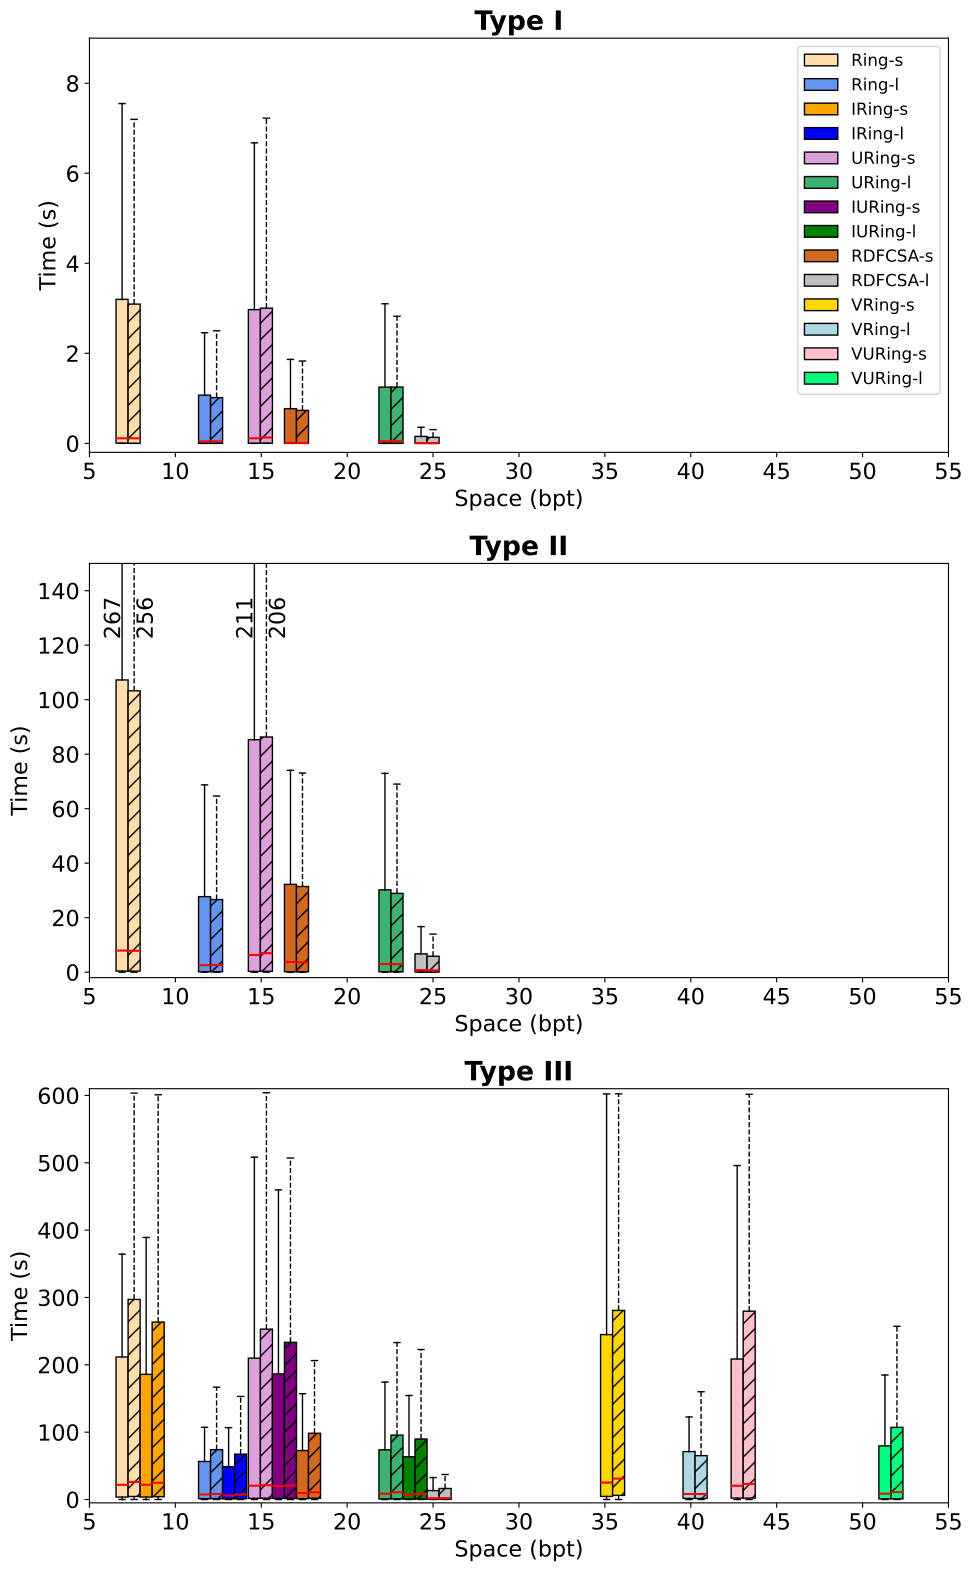

This chart was generated by the following Python code:
import pandas as pd
import numpy as np
import matplotlib.pyplot as plt
import sys



plt.rcParams.update({'font.size': 16})

limit = 600

def to_seconds(value):
	return value / 1000000000.0

def swap(handles, labels, i, j):
	temp = handles[i]
	handles[i] = handles[j]
	handles[j] = temp
	temp_l = labels[i]
	labels[i] = labels[j]
	labels[j] = temp_l

b = ""
l = ""
if len(sys.argv) > 1:
	l = sys.argv[1]
	b = ".1000"

#xaxis = float(sys.argv[3])
df_ring = pd.read_csv("adaptive/" + l + "type1.ring"+b+".time.csv" ,
					  header=None, delimiter=';', names=['id', 'res', 'time', 'utime'])
df_cring = pd.read_csv("adaptive/" + l + "type1.c-ring"+b+".time.csv",
					   header=None, delimiter=';', names=['id', 'res', 'time', 'utime'])
df_iring = pd.read_csv("adaptive/" + l + "type1.iring"+b+".time.csv" ,
					  header=None, delimiter=';', names=['id', 'res', 'time'])
df_ciring = pd.read_csv("adaptive/" + l + "type1.small-iring"+b+".time.csv",
					   header=None, delimiter=';', names=['id', 'res', 'time'])
df_uring = pd.read_csv("adaptive/" + l + "type1.uring"+b+".time.csv" ,
					  header=None, delimiter=';', names=['id', 'res', 'time', 'utime'])
df_curing = pd.read_csv("adaptive/" + l + "type1.c-uring"+b+".time.csv",
					   header=None, delimiter=';', names=['id', 'res', 'time', 'utime'])
df_iuring = pd.read_csv("adaptive/" + l + "type1.iuring"+b+".time.csv" ,
					  header=None, delimiter=';', names=['id', 'res', 'time', 'utime'])
df_ciuring = pd.read_csv("adaptive/" + l + "type1.small-iuring"+b+".time.csv",
					   header=None, delimiter=';', names=['id', 'res', 'time', 'utime'])
df_rdfcsa = pd.read_csv("adaptive/" + l + "type1.rdfcsa"+b+".time.csv",
						header=None, delimiter=';', names=['id', 'res', 'time'])
df_crdfcsa = pd.read_csv("adaptive/" + l + "type1.crdfcsa"+b+".time.csv",
						header=None, delimiter=';', names=['id', 'res', 'time'])
df_ring_fix = pd.read_csv("fixed/" + l + "type1.ring.fixed"+b+".time.csv" ,
					  header=None, delimiter=';', names=['id', 'res', 'time', 'utime'])
df_cring_fix = pd.read_csv("fixed/" + l + "type1.c-ring.fixed"+b+".time.csv",
					   header=None, delimiter=';', names=['id', 'res', 'time', 'utime'])
df_uring_fix = pd.read_csv("fixed/" + l + "type1.uring.fixed"+b+".time.csv" ,
					  header=None, delimiter=';', names=['id', 'res', 'time', 'utime'])
df_curing_fix = pd.read_csv("fixed/" + l + "type1.c-uring.fixed"+b+".time.csv",
					   header=None, delimiter=';', names=['id', 'res', 'time', 'utime'])
df_rdfcsa_fix = pd.read_csv("fixed/" + l + "type1.rdfcsa.fixed"+b+".time.csv",
						header=None, delimiter=';', names=['id', 'res', 'time'])
df_crdfcsa_fix = pd.read_csv("fixed/" + l + "type1.crdfcsa.fixed"+b+".time.csv",
						header=None, delimiter=';', names=['id', 'res', 'time'])


df_data = pd.DataFrame()
df_data['Ring-large'] = df_ring['time'].div( 1000000000.0)
df_data['Ring-large-fix'] = df_ring_fix['time'].div( 1000000000.0)
df_data['Ring-small'] = df_cring['time'].div( 1000000000.0)
df_data['Ring-small-fix'] = df_cring_fix['time'].div( 1000000000.0)
#df_data['IRing-large'] = df_iring['time'].div( 1000000000.0)
#df_data['IRing-small'] = df_ciring['time'].div( 1000000000.0)
df_data['URing-large'] = df_uring['time'].div( 1000000000.0)
df_data['URing-large-fix'] = df_uring_fix['time'].div( 1000000000.0)
df_data['URing-small'] = df_curing['time'].div( 1000000000.0)
df_data['URing-small-fix'] = df_curing_fix['time'].div( 1000000000.0)
#df_data['IURing-large'] = df_iuring['time'].div( 1000000000.0)
#df_data['IURing-small'] = df_ciuring['time'].div( 1000000000.0)
df_data['RDFCSA-large'] = df_rdfcsa['time'].div( 1000000000.0)
df_data['RDFCSA-fix'] = df_rdfcsa_fix['time'].div( 1000000000.0)
df_data['RDFCSA-small'] = df_crdfcsa['time'].div( 1000000000.0)
df_data['RDFCSA-small-fix'] = df_crdfcsa_fix['time'].div( 1000000000.0)
#df_data['CompactLTJ'] = df_cltj['time'].div( 1000000000.0)
#df_data['CompactLTJ-fix'] = df_cltj_fix['time'].div( 1000000000.0)

names = ['Ring-large', 'Ring-small', 'URing-large', 'URing-small', 'RDFCSA-large', 'RDFCSA-small']
#bpt = [12, 12.5, 7.30, 7.8, 22.2, 22.7, 14.6, 15.1, 23.7, 24.2, 16.1, 16.6]

bpt = [11.7, 12.4, 6.9, 7.6, 22.2, 22.9, 14.6, 15.3, 24.3, 25, 16.7, 17.4]


fig, (ax1, ax2, ax3) = plt.subplots(nrows=3, ncols=1, figsize=(10, 16))

# rectangular box plot
bplot1 = ax1.boxplot(df_data,
	 				 widths = 0.7,
                     patch_artist=True,  # fill with color
                     positions = bpt,
                     showfliers=False)  # will be used to label x-ticks
ax1.set_title('Type I', weight='bold')

skip_hatch_12 = []

colors = ['cornflowerblue', 'cornflowerblue', 'navajowhite', 'navajowhite', 'mediumseagreen', 'mediumseagreen', 
'plum', 'plum', 'silver',  'silver', 'chocolate', 'chocolate']

#colors = ['cornflowerblue', 'cornflowerblue', 'navajowhite', 'navajowhite', 'blue', 'orange', 'mediumseagreen', 'mediumseagreen', 
#'plum', 'plum', 'green', 'purple', 'silver',  'silver', 'chocolate', 'chocolate']
colors2 = ['cornflowerblue', 'cornflowerblue', 'navajowhite', 'navajowhite', 'blue', 'blue', 'orange', 'orange', 'mediumseagreen', 'mediumseagreen', 
'plum', 'plum', 'green', 'green', 'purple', 'purple', 'lightblue', 'lightblue', 'gold', 'gold', 'springgreen', 'springgreen', 'pink', 'pink', 
'silver',  'silver', 'chocolate', 'chocolate']
#colors2 = ['cornflowerblue', 'orange', 'mediumseagreen', 'plum', 'lightblue', 'bisque', 'springgreen', 'pink', 'silver', 'chocolate', 'yellow']

i = 0
for bplot in bplot1['boxes']:
	bplot.set_facecolor(colors[i] )
	if (i % 2)==1 and i not in skip_hatch_12:
		bplot.set_hatch('//')
	#bplot.set_edgecolor(colors[i])
	bplot.set_edgecolor('black')
	i = i + 1
i = 0
for bplot in bplot1['medians']:
	#bplot.set_color(colors[i])
	bplot.set_linewidth(1.5)
	bplot.set_color('red')
	i = i + 1
i = 0
for bplot in bplot1['whiskers']:
	if(i//2)%2 == 1 and i//2 not in skip_hatch_12:
		bplot.set_linestyle('--')
	#bplot.set_color(colors[i//2])
	bplot.set_color('black')
	i = i + 1
i = 0
for bplot in bplot1['caps']:
	#bplot.set_color(colors[i//2])
	bplot.set_color('black')
	i = i + 1
i = 0
for bplot in bplot1['fliers']:
	if i%2 == 0 or i in skip_hatch_12:
		bplot.set_markerfacecolor(colors[i // 2])
		bplot.set_markeredgecolor('black')
	else:
		bplot.set_markeredgecolor(colors[i // 2])
	i = i + 1

#bigotes cortados
i = 0
for bplot in bplot1['caps']:
	print(bplot.get_ydata()[0])
	captop = int(bplot.get_ydata()[0])
	if captop > 9:
	 	if (i//2) % 2 == 0:
 			#xlabel = bpt[i // 2]-5.1
 			#ax3.text(xlabel, 1053,
 	        #    '{:d}'.format(captop), va='center', weight='bold')
 			xlabel = bpt[i // 2]-1.1
 			ax1.text(xlabel, 8,
 	            '{:d}'.format(captop), va='center', rotation=90)
	 	else:
 			xlabel = bpt[i // 2]+0.1
 			ax1.text(xlabel, 8,
 	            '{:d}'.format(captop), va='center', rotation=90)
	i = i + 1

		

#fig = df_data.boxplot(positions=bpt, grid=False, return_type='axes')
#fig.plot()
#plt.suptitle(title)
ax1.set_xticks(np.arange(5, 56, step=5), np.arange(5, 56, step=5))
ax1.set_ylim(top=9)
ax1.set_ylim(bottom=-0.2)
#ax1.set_ylim(bottom=-0.2)
#ax1.set_yscale('symlog')
#ax1.set_yscale('log')

ax1.set_ylabel("Time (s)")
ax1.set_xlabel("Space (bpt)")


df_ring = pd.read_csv("adaptive/" + l + "type2.ring"+b+".time.csv" ,
					  header=None, delimiter=';', names=['id', 'res', 'time', 'utime'])
df_cring = pd.read_csv("adaptive/" + l + "type2.c-ring"+b+".time.csv",
					   header=None, delimiter=';', names=['id', 'res', 'time', 'utime'])
df_iring = pd.read_csv("adaptive/" + l + "type2.iring"+b+".time.csv" ,
					  header=None, delimiter=';', names=['id', 'res', 'time'])
df_ciring = pd.read_csv("adaptive/" + l + "type2.small-iring"+b+".time.csv",
					   header=None, delimiter=';', names=['id', 'res', 'time'])
df_uring = pd.read_csv("adaptive/" + l + "type2.uring"+b+".time.csv" ,
					  header=None, delimiter=';', names=['id', 'res', 'time', 'utime'])
df_curing = pd.read_csv("adaptive/" + l + "type2.c-uring"+b+".time.csv",
					   header=None, delimiter=';', names=['id', 'res', 'time', 'utime'])
df_iuring = pd.read_csv("adaptive/" + l + "type2.iuring"+b+".time.csv" ,
					  header=None, delimiter=';', names=['id', 'res', 'time', 'utime'])
df_ciuring = pd.read_csv("adaptive/" + l + "type2.small-iuring"+b+".time.csv",
					   header=None, delimiter=';', names=['id', 'res', 'time', 'utime'])
df_rdfcsa = pd.read_csv("adaptive/" + l + "type2.rdfcsa"+b+".time.csv",
						header=None, delimiter=';', names=['id', 'res', 'time'])
df_crdfcsa = pd.read_csv("adaptive/" + l + "type2.crdfcsa"+b+".time.csv",
						header=None, delimiter=';', names=['id', 'res', 'time'])
df_ring_fix = pd.read_csv("fixed/" + l + "type2.ring.fixed"+b+".time.csv" ,
					  header=None, delimiter=';', names=['id', 'res', 'time', 'utime'])
df_cring_fix = pd.read_csv("fixed/" + l + "type2.c-ring.fixed"+b+".time.csv",
					   header=None, delimiter=';', names=['id', 'res', 'time', 'utime'])
df_uring_fix = pd.read_csv("fixed/" + l + "type2.uring.fixed"+b+".time.csv" ,
					  header=None, delimiter=';', names=['id', 'res', 'time', 'utime'])
df_curing_fix = pd.read_csv("fixed/" + l + "type2.c-uring.fixed"+b+".time.csv",
					   header=None, delimiter=';', names=['id', 'res', 'time', 'utime'])
df_rdfcsa_fix = pd.read_csv("fixed/" + l + "type2.rdfcsa.fixed"+b+".time.csv",
						header=None, delimiter=';', names=['id', 'res', 'time'])
df_crdfcsa_fix = pd.read_csv("fixed/" + l + "type2.crdfcsa.fixed"+b+".time.csv",
						header=None, delimiter=';', names=['id', 'res', 'time'])



df_data = pd.DataFrame()
df_data['Ring-large'] = df_ring['time'].div( 1000000000.0)
df_data['Ring-large-fix'] = df_ring_fix['time'].div( 1000000000.0)
df_data['Ring-small'] = df_cring['time'].div( 1000000000.0)
df_data['Ring-small-fix'] = df_cring_fix['time'].div( 1000000000.0)
#df_data['IRing-large'] = df_iring['time'].div( 1000000000.0)
#df_data['IRing-small'] = df_ciring['time'].div( 1000000000.0)
df_data['URing-large'] = df_uring['time'].div( 1000000000.0)
df_data['URing-large-fix'] = df_uring_fix['time'].div( 1000000000.0)
df_data['URing-small'] = df_curing['time'].div( 1000000000.0)
df_data['URing-small-fix'] = df_curing_fix['time'].div( 1000000000.0)
#df_data['IURing-large'] = df_iuring['time'].div( 1000000000.0)
#df_data['IURing-small'] = df_ciuring['time'].div( 1000000000.0)
df_data['RDFCSA-large'] = df_rdfcsa['time'].div( 1000000000.0)
df_data['RDFCSA-fix'] = df_rdfcsa_fix['time'].div( 1000000000.0)
df_data['RDFCSA-small'] = df_crdfcsa['time'].div( 1000000000.0)
df_data['RDFCSA-small-fix'] = df_crdfcsa_fix['time'].div( 1000000000.0)
#df_data['CompactLTJ'] = df_cltj['time'].div( 1000000000.0)
#df_data['CompactLTJ-fix'] = df_cltj_fix['time'].div( 1000000000.0)

# rectangular box plot
bplot2 = ax2.boxplot(df_data,
					 widths = 0.7,
                     patch_artist=True,  # fill with color
                     positions = bpt,
                     showfliers=False)  # will be used to label x-ticks
ax2.set_title('Type II', weight='bold')

i = 0
for bplot in bplot2['boxes']:
	bplot.set_facecolor(colors[i] )
	if (i % 2)==1 and i  not in skip_hatch_12:
		bplot.set_hatch('//')
	#bplot.set_edgecolor(colors[i])
	bplot.set_edgecolor('black')
	i = i + 1
i = 0
for bplot in bplot2['medians']:
	#bplot.set_color(colors[i])
	bplot.set_linewidth(1.5)
	bplot.set_color('red')
	i = i + 1
i = 0
for bplot in bplot2['whiskers']:
	if(i//2)%2 == 1 and i//2 not in skip_hatch_12:
		bplot.set_linestyle('--')
	#bplot.set_color(colors[i//2])
	bplot.set_color('black')
	i = i + 1
i = 0
for bplot in bplot2['caps']:
	#bplot.set_color(colors[i//2])
	bplot.set_color('black')
	i = i + 1
i = 0
for bplot in bplot2['fliers']:
	if i%2 == 0 or i in skip_hatch_12:
		bplot.set_markerfacecolor(colors[i // 2])
		bplot.set_markeredgecolor('black')
	else:
		bplot.set_markeredgecolor(colors[i // 2])
	i = i + 1

#bigotes cortados
i = 0
for bplot in bplot2['caps']:
	print(bplot.get_ydata()[0])
	captop = int(bplot.get_ydata()[0])
	if captop > 150:
 		if (i//2) % 2 == 0:
 			#xlabel = bpt[i // 2]-5.1
 			#ax3.text(xlabel, 1053,
 	        #    '{:d}'.format(captop), va='center', weight='bold')
 			xlabel = bpt[i // 2]-1.1
 			ax2.text(xlabel, 130,
 	            '{:d}'.format(captop), va='center', rotation=90)
	 	else:
 			xlabel = bpt[i // 2]+0.1
 			ax2.text(xlabel, 130,
 	            '{:d}'.format(captop), va='center', rotation=90)
	i = i + 1

#fig = df_data.boxplot(positions=bpt, grid=False, return_type='axes')
#fig.plot()
#plt.suptitle(title)
ax2.set_xticks(np.arange(5, 56, step=5), np.arange(5, 56, step=5))
#ax1.set_ylim(top=150)
ax2.set_ylim(top=150)
ax2.set_ylim(bottom=-2)
#ax2.set_ylim(bottom=-0.2)
#ax2.set_yscale('symlog')

#compact_ltj_handle = bplot1['boxes'][len(bplot2['boxes'])-1]

ax2.set_ylabel("Time (s)")
ax2.set_xlabel("Space (bpt)")


df_ring = pd.read_csv("adaptive/" + l + "type3.ring"+b+".time.csv" ,
					  header=None, delimiter=';', names=['id', 'res', 'time', 'utime'])
df_cring = pd.read_csv("adaptive/" + l + "type3.c-ring"+b+".time.csv",
					   header=None, delimiter=';', names=['id', 'res', 'time', 'utime'])
df_iring = pd.read_csv("adaptive/" + l + "type3.iring"+b+".time.csv" ,
					  header=None, delimiter=';', names=['id', 'res', 'time'])
df_ciring = pd.read_csv("adaptive/" + l + "type3.small-iring"+b+".time.csv",
					   header=None, delimiter=';', names=['id', 'res', 'time'])
df_uring = pd.read_csv("adaptive/" + l + "type3.uring"+b+".time.csv" ,
					  header=None, delimiter=';', names=['id', 'res', 'time', 'utime'])
df_curing = pd.read_csv("adaptive/" + l + "type3.c-uring"+b+".time.csv",
					   header=None, delimiter=';', names=['id', 'res', 'time', 'utime'])
df_iuring = pd.read_csv("adaptive/" + l + "type3.iuring"+b+".time.csv" ,
					  header=None, delimiter=';', names=['id', 'res', 'time', 'utime'])
df_ciuring = pd.read_csv("adaptive/" + l + "type3.small-iuring"+b+".time.csv",
					   header=None, delimiter=';', names=['id', 'res', 'time', 'utime'])
df_rdfcsa = pd.read_csv("adaptive/" + l + "type3.rdfcsa"+b+".time.csv",
						header=None, delimiter=';', names=['id', 'res', 'time'])
df_crdfcsa = pd.read_csv("adaptive/" + l + "type3.crdfcsa"+b+".time.csv",
						header=None, delimiter=';', names=['id', 'res', 'time'])
df_ring_fix = pd.read_csv("fixed/" + l + "type3.ring.fixed"+b+".time.csv" ,
					  header=None, delimiter=';', names=['id', 'res', 'time', 'utime'])
df_cring_fix = pd.read_csv("fixed/" + l + "type3.c-ring.fixed"+b+".time.csv",
					   header=None, delimiter=';', names=['id', 'res', 'time', 'utime'])
df_uring_fix = pd.read_csv("fixed/" + l + "type3.uring.fixed"+b+".time.csv" ,
					  header=None, delimiter=';', names=['id', 'res', 'time', 'utime'])
df_curing_fix = pd.read_csv("fixed/" + l + "type3.c-uring.fixed"+b+".time.csv",
					   header=None, delimiter=';', names=['id', 'res', 'time', 'utime'])
df_rdfcsa_fix = pd.read_csv("fixed/" + l + "type3.rdfcsa.fixed"+b+".time.csv",
						header=None, delimiter=';', names=['id', 'res', 'time'])
df_crdfcsa_fix = pd.read_csv("fixed/" + l + "type3.crdfcsa.fixed"+b+".time.csv",
						header=None, delimiter=';', names=['id', 'res', 'time'])

df_ringm = pd.read_csv("adaptive/" + l + "type3.ring-muthu"+b+".time.csv" ,
					  header=None, delimiter=';', names=['id', 'res', 'time', 'utime'])

df_cringm = pd.read_csv("adaptive/" + l + "type3.c-ring-muthu"+b+".time.csv",
					   header=None, delimiter=';', names=['id', 'res', 'time', 'utime'])
df_uringm = pd.read_csv("adaptive/" + l + "type3.uring-muthu"+b+".time.csv" ,
					  header=None, delimiter=';', names=['id', 'res', 'time', 'utime'])
df_curingm = pd.read_csv("adaptive/" + l + "type3.c-uring-muthu"+b+".time.csv",
					   header=None, delimiter=';', names=['id', 'res', 'time', 'utime'])
df_ring_fixm = pd.read_csv("fixed/" + l + "type3.ring-muthu.fixed"+b+".time.csv" ,
					  header=None, delimiter=';', names=['id', 'res', 'time', 'utime'])
df_cring_fixm = pd.read_csv("fixed/" + l + "type3.c-ring-muthu.fixed"+b+".time.csv",
					   header=None, delimiter=';', names=['id', 'res', 'time', 'utime'])
df_uring_fixm = pd.read_csv("fixed/" + l + "type3.uring-muthu.fixed"+b+".time.csv" ,
					  header=None, delimiter=';', names=['id', 'res', 'time', 'utime'])
df_curing_fixm = pd.read_csv("fixed/" + l + "type3.c-uring-muthu.fixed"+b+".time.csv",
					   header=None, delimiter=';', names=['id', 'res', 'time', 'utime'])

df_iring = pd.read_csv("adaptive/" + l + "type3.iring.time.csv" ,
					  header=None, delimiter=';', names=['id', 'res', 'time', 'utime'])
df_ciring = pd.read_csv("adaptive/" + l + "type3.small-iring.time.csv",
					   header=None, delimiter=';', names=['id', 'res', 'time', 'utime'])
df_iuring = pd.read_csv("adaptive/" + l + "type3.iuring.time.csv" ,
					  header=None, delimiter=';', names=['id', 'res', 'time', 'utime'])
df_ciuring = pd.read_csv("adaptive/" + l + "type3.small-iuring.time.csv",
					   header=None, delimiter=';', names=['id', 'res', 'time', 'utime'])

df_iring_fix = pd.read_csv("fixed/" + l + "type3.iring.fixed.time.csv" ,
					  header=None, delimiter=';', names=['id', 'res', 'time', 'utime'])
df_ciring_fix = pd.read_csv("fixed/" + l + "type3.small-iring.fixed.time.csv",
					   header=None, delimiter=';', names=['id', 'res', 'time', 'utime'])
df_iuring_fix = pd.read_csv("fixed/" + l + "type3.iuring.fixed.time.csv" ,
					  header=None, delimiter=';', names=['id', 'res', 'time', 'utime'])
df_ciuring_fix = pd.read_csv("fixed/" + l + "type3.small-iuring.fixed.time.csv",
					   header=None, delimiter=';', names=['id', 'res', 'time', 'utime'])


df_data = pd.DataFrame()
df_data['Ring-large'] = df_ring['time'].div( 1000000000.0)
df_data['Ring-large-fix'] = df_ring_fix['time'].div( 1000000000.0)
df_data['Ring-small'] = df_cring['time'].div( 1000000000.0)
df_data['Ring-small-fix'] = df_cring_fix['time'].div( 1000000000.0)
df_data['IRing-large'] = df_iring['time'].div( 1000000000.0)
df_data['IRing-large-fix'] = df_iring_fix['time'].div( 1000000000.0)
df_data['IRing-small'] = df_ciring['time'].div( 1000000000.0)
df_data['IRing-small-fix'] = df_ciring_fix['time'].div( 1000000000.0)
df_data['URing-large'] = df_uring['time'].div( 1000000000.0)
df_data['URing-large-fix'] = df_uring_fix['time'].div( 1000000000.0)
df_data['URing-small'] = df_curing['time'].div( 1000000000.0)
df_data['URing-small-fix'] = df_curing_fix['time'].div( 1000000000.0)
df_data['IURing-large'] = df_iuring['time'].div( 1000000000.0)
df_data['IURing-large-fix'] = df_iuring_fix['time'].div( 1000000000.0)
df_data['IURing-small'] = df_ciuring['time'].div( 1000000000.0)
df_data['IURing-small-fix'] = df_ciuring_fix['time'].div( 1000000000.0)
df_data['VRing-large'] = df_ringm['time'].div( 1000000000.0)
df_data['VRing-large-fix'] = df_ring_fixm['time'].div( 1000000000.0)
df_data['VRing-small'] = df_cringm['time'].div( 1000000000.0)
df_data['VRing-small-fix'] = df_cring_fixm['time'].div( 1000000000.0)
df_data['VURing-large'] = df_uringm['time'].div( 1000000000.0)
df_data['VURing-large-fix'] = df_uring_fixm['time'].div( 1000000000.0)
df_data['VURing-small'] = df_curingm['time'].div( 1000000000.0)
df_data['VURing-small-fix'] = df_curing_fixm['time'].div( 1000000000.0)
df_data['RDFCSA-large'] = df_rdfcsa['time'].div( 1000000000.0)
df_data['RDFCSA-large-fix'] = df_rdfcsa_fix['time'].div( 1000000000.0)
df_data['RDFCSA-small'] = df_crdfcsa['time'].div( 1000000000.0)
df_data['RDFCSA-small-fix'] = df_crdfcsa_fix['time'].div( 1000000000.0)
#df_data['CompactLTJ'] = df_cltj['time'].div( 1000000000.0)
#df_data['CompactLTJ-fix'] = df_cltj_fix['time'].div( 1000000000.0)


print(df_data.describe())
skip_hatch_3 = []

#bpt = [12.15, 7.30, 23.0, 14.61, 40.28, 35.42, 51.65, 42.74, 24.0, 15.81]

names = ['Ring-l', 'Ring-l-F', 'Ring-s', 'Ring-s-F', 'IRing-l', 'IRing-l-F', 'IRing-s', 'IRing-s-F', 'URing-l', 'URing-l-F', 'URing-s', 'URing-s-F', 
		 'IURing-l', 'IURing-l-F', 'IURing-s', 'IURing-s-F',
		 'VRing-l', 'VRing-l-F', 'VRing-s', 'VRing-s-F', 'VURing-l', 'VURing-l-F', 'VURing-s', 'VURing-s-F', 
		 'RDFCSA-l', 'RDFCSA-l-F', 'RDFCSA-s', 'RDFCSA-s-F', 'CompactLTJ']

bpt = [11.7, 12.4, 6.9, 7.6, 13.1, 13.8, 8.3, 9, 22.2, 22.9, 14.6, 15.3, 23.6, 24.3, 16, 16.7, 39.9, 40.6, 35.1, 35.8, 51.3, 52, 42.7, 43.4, 25, 25.7, 17.4, 18.1]

#bpt = [11.7, 12.4, 6.9, 7.6, 22.9, 23.6, 14.3, 14.9, 39.9, 40.6, 35.1, 35.8, 51.3, 52, 42.7, 43.4, 24.3, 25, 15.6, 16.3, 41.3]

# rectangular box plot
bplot3 = ax3.boxplot(df_data,
					 widths = 0.7,
                     patch_artist=True,  # fill with color
                     positions = bpt,
                     showfliers=False)  # will be used to label x-ticks
ax3.set_title('Type III', weight='bold')

i = 0
for bplot in bplot3['boxes']:
	bplot.set_facecolor(colors2[i] )
	if (i % 2)==1 and i not in skip_hatch_3:
		bplot.set_hatch('//')
	#bplot.set_edgecolor(colors[i])
	bplot.set_edgecolor('black')
	i = i + 1
i = 0
for bplot in bplot3['medians']:
	#bplot.set_color(colors[i])
	bplot.set_linewidth(1.5)
	bplot.set_color('red')
	i = i + 1
i = 0
for bplot in bplot3['whiskers']:
	if(i//2)%2 == 1 and i//2 not in skip_hatch_3:
		bplot.set_linestyle('--')
	#bplot.set_color(colors[i//2])
	bplot.set_color('black')
	i = i + 1
i = 0
for bplot in bplot3['caps']:
	#bplot.set_color(colors[i//2])
	bplot.set_color('black')
	i = i + 1
i = 0
for bplot in bplot3['fliers']:
	if i%2 == 0:
		bplot.set_markerfacecolor(colors2[i])
		bplot.set_markeredgecolor('black')
	else:
		bplot.set_markeredgecolor(colors2[i])
	i = i + 1

#bigotes cortados
i = 0
for bplot in bplot3['caps']:
	print(bplot.get_ydata()[0])
	captop = int(bplot.get_ydata()[0])
	if captop > 610:
 		if (i//2) % 2 == 0:
 			#xlabel = bpt[i // 2]-5.1
 			#ax3.text(xlabel, 1053,
 	        #    '{:d}'.format(captop), va='center', weight='bold')
 			xlabel = bpt[i // 2]-1.1
 			ax3.text(xlabel, 550,
 	            '{:d}'.format(captop), va='center', rotation=90)
 		else:
 			xlabel = bpt[i // 2]+0.1
 			ax3.text(xlabel, 550,
 	            '{:d}'.format(captop), va='center', rotation=90)
	i = i + 1



ax3.set_xticks(np.arange(5, 56, step=5), np.arange(5, 56, step=5))
ax3.set_ylim(top=610)
ax3.set_ylim(bottom=-5)
#ax2[0].set_yscale('symlog')
#ax1.set_yscale('log')

ax3.set_ylabel("Time (s)")
ax3.set_xlabel("Space (bpt)")

#df_ring = pd.read_csv("ring/csv/" + fix_adap + "/" + l + "type3.ring"+a+b+".time.csv" ,
#					  header=None, delimiter=';', names=['id', 'res', 'time', 'utime'])
#df_cring = pd.read_csv("cring/csv/" + fix_adap + "/" + l + "type3.c-ring"+a+b+".time.csv",
#					   header=None, delimiter=';', names=['id', 'res', 'time', 'utime'])
#df_uring = pd.read_csv("ring/csv/" + fix_adap + "/" + l + "type3.uring"+a+b+".time.csv" ,
#					  header=None, delimiter=';', names=['id', 'res', 'time', 'utime'])
#df_curing = pd.read_csv("cring/csv/" + fix_adap + "/" + l + "type3.c-uring"+a+b+".time.csv",
#					   header=None, delimiter=';', names=['id', 'res', 'time', 'utime'])
#df_ringm = pd.read_csv("ring/csv/" + fix_adap + "/" + l + "type3.ring-muthu"+a+b+".time.csv" ,
#					  header=None, delimiter=';', names=['id', 'res', 'time', 'utime'])
#df_cringm = pd.read_csv("cring/csv/" + fix_adap + "/" + l + "type3.c-ring-muthu"+a+b+".time.csv",
#					   header=None, delimiter=';', names=['id', 'res', 'time', 'utime'])
#df_uringm = pd.read_csv("ring/csv/" + fix_adap + "/" + l + "type3.uring-muthu"+a+b+".time.csv" ,
#					   header=None, delimiter=';', names=['id', 'res', 'time', 'utime'])
#df_curingm= pd.read_csv("cring/csv/" + fix_adap + "/" + l + "type3.c-uring-muthu"+a+b+".time.csv",
#						header=None, delimiter=';', names=['id', 'res', 'time', 'utime'])
#df_rdfcsa = pd.read_csv("rdfcsa/csv/" + fix_adap + "/" + l + "type3.rdfcsa"+a+b+".time.csv",
#						header=None, delimiter=';', names=['id', 'res', 'time'])
#df_crdfcsa = pd.read_csv("rdfcsa/csv/" + fix_adap + "/" + l + "type3.crdfcsa"+a+b+".time.csv",
#						header=None, delimiter=';', names=['id', 'res', 'time'])#
#

#names = ['Ring-large', 'Ring-small', 'URing-large', 'URing-small', 'VRing-large',  'VRing-small', 'VURing-large', 'VURing-small', 'RDFCSA-large', 'RDFCSA-small']
#bpt = [12.15, 7.30, 23.0, 14.61, 40.28, 35.42, 51.65, 42.74, 24.0, 15.81]#

#df_data = pd.DataFrame()
#df_data['Ring-large'] = df_ring['time'].div( 1000000000.0)
#df_data['Ring-small'] = df_cring['time'].div( 1000000000.0)
#df_data['URing-large'] = df_uring['time'].div( 1000000000.0)
#df_data['URing-small'] = df_curing['time'].div( 1000000000.0)
#df_data['VRing-large'] = df_ringm['time'].div( 1000000000.0)
#df_data['VRing-small'] = df_cringm['time'].div( 1000000000.0)
#df_data['VURing-large'] = df_uringm['time'].div( 1000000000.0)
#df_data['VURing-small'] = df_curingm['time'].div( 1000000000.0)
#df_data['RDFCSA-large'] = df_rdfcsa['time'].div( 1000000000.0)
#df_data['RDFCSA-small'] = df_crdfcsa['time'].div( 1000000000.0)#

## rectangular box plot
#bplot3 = ax3.boxplot(df_data,
#					 widths = 1,
#                     patch_artist=True,  # fill with color
#                     positions = bpt)  # will be used to label x-ticks
#ax3.set_title('Type III')#

#i = 0
#for bplot in bplot3['medians']:
#	#print(bplot)
#	#bplot.set_color(colors2[i])
#	bplot.set_color('black')
#	bplot.set_linewidth(1.5)
#	i = i + 1
#i = 0
#for bplot in bplot3['whiskers']:
#	print(bplot)
#	#bplot.set_color(colors[i//2])
#	bplot.set_color('grey')
#	i = i + 1
#i = 0
#for bplot in bplot3['caps']:
#	print(bplot)
#	#bplot.set_color(colors[i//2])
#	bplot.set_color('grey')
#	i = i + 1
#i = 0
#for bplot in bplot3['fliers']:
#	print(bplot)
#	bplot.set_markeredgecolor(colors2[i])
#	i = i + 1
#i = 0
#for bplot in bplot3['boxes']:
#	print(bplot)
#	bplot.set_facecolor(colors2[i])
#	#bplot.set_edgecolor(colors[i])
#	bplot.set_edgecolor('grey')
#	i = i + 1#


#ax3.set_xticks(np.arange(6, 56, step=4), np.arange(6, 56, step=4))
##ax2.set_ylim(top=2000)
##ax3.set_ylim(bottom=-0.2)
##ax3.set_yscale('symlog')
#ax3.set_yscale('log')#

#ax3.set_ylabel("Time (ms)")
#ax3.set_xlabel("Space (bpt)")

#fig.legend(bplot1['boxes'], names, loc='outside upper center', ncol=5)
#fig.legend(bplot3['boxes'][::2], names[::2], ncol=5, fontsize=12, loc='upper center')
handles = bplot3['boxes']
labels = names

names = ['Ring-l', 'Ring-l-F', 'Ring-s', 'Ring-s-F', 'IRing-l', 'IRing-s', 'URing-l', 'URing-l-F', 'URing-s', 'URing-s-F', 'IURing-l', 'IURing-s',
		 'VRing-l', 'VRing-l-F', 'VRing-s', 'VRing-s-F', 'VURing-l', 'VURing-l-F', 'VURing-s', 'VURing-s-F', 
		 'RDFCSA-l', 'RDFCSA-l-F', 'RDFCSA-s', 'RDFCSA-s-F']

legend_order = ['Ring-s', 'Ring-l', 'IRing-s', 'IRing-l', 'URing-s', 'URing-l', 'IURing-s', 'IURing-l', 'RDFCSA-s', 'RDFCSA-l', 'VRing-s',
 'VRing-l', 'VURing-s', 'VURing-l']


h = []
l = []
for v in legend_order:
	i = labels.index(v)
	h.append(handles[i])
	l.append(labels[i])

#labels, handles = zip(*sorted(zip(labels, handles), key=lambda t: t[0]))
#fig.legend(h, l, ncol=7, fontsize=14, loc='upper center', bbox_to_anchor=[0.5, 1.06])
ax1.legend(h,l, fontsize=12)
fig.tight_layout()
#plt.show()



fig.savefig('boxplots-jcr-nolimit.pdf', bbox_inches ="tight")

#print "Errors"

#for e in errors:
#	print "---"+str(int(e)) + "---"
#	print "New:"
#	print df_new.loc[e-1]
#	print "\n"
#	print "Baseline:"
#	print df_baseline.loc[e-1]
#	print "\n"
